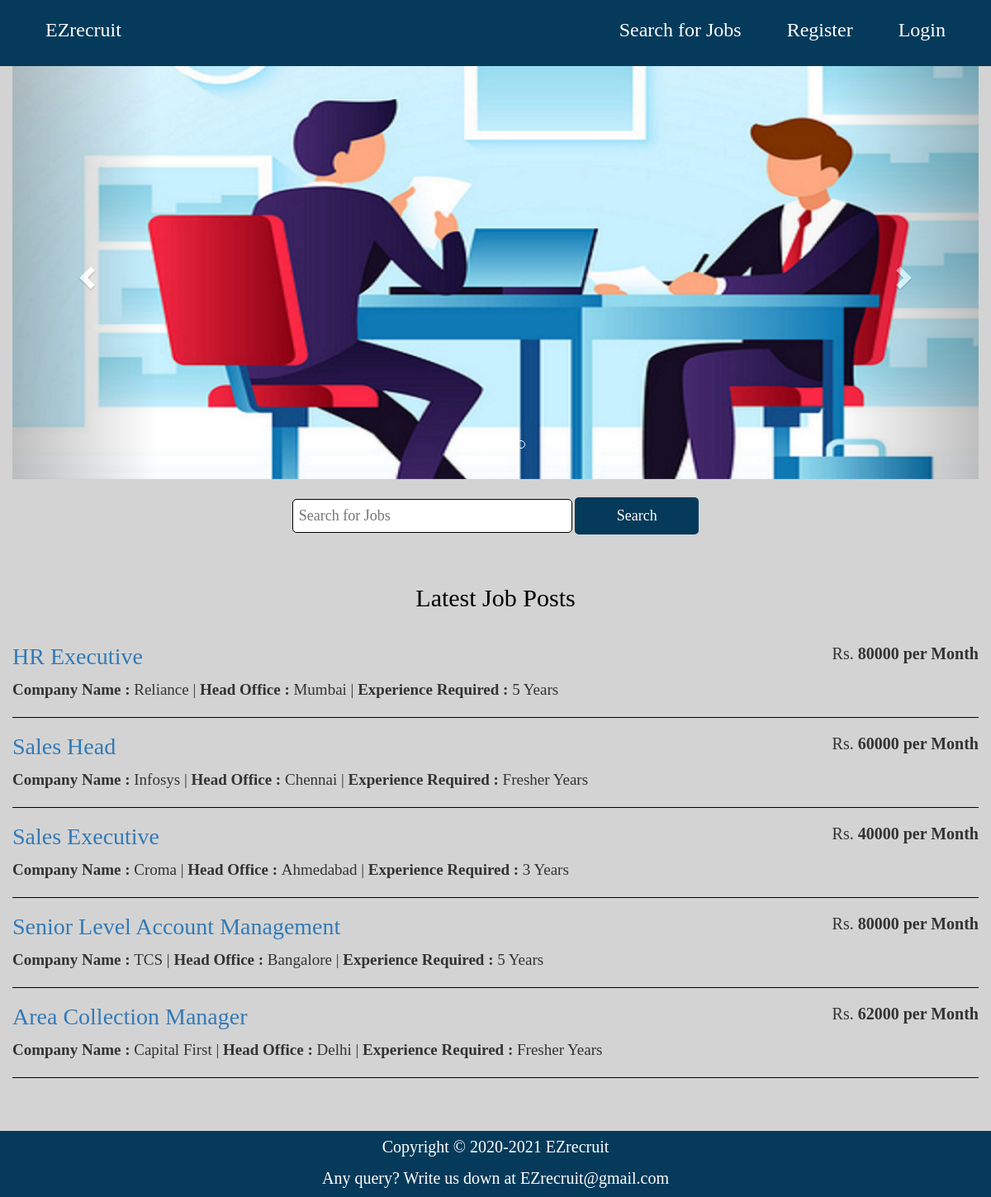
Before: / with the older database file.
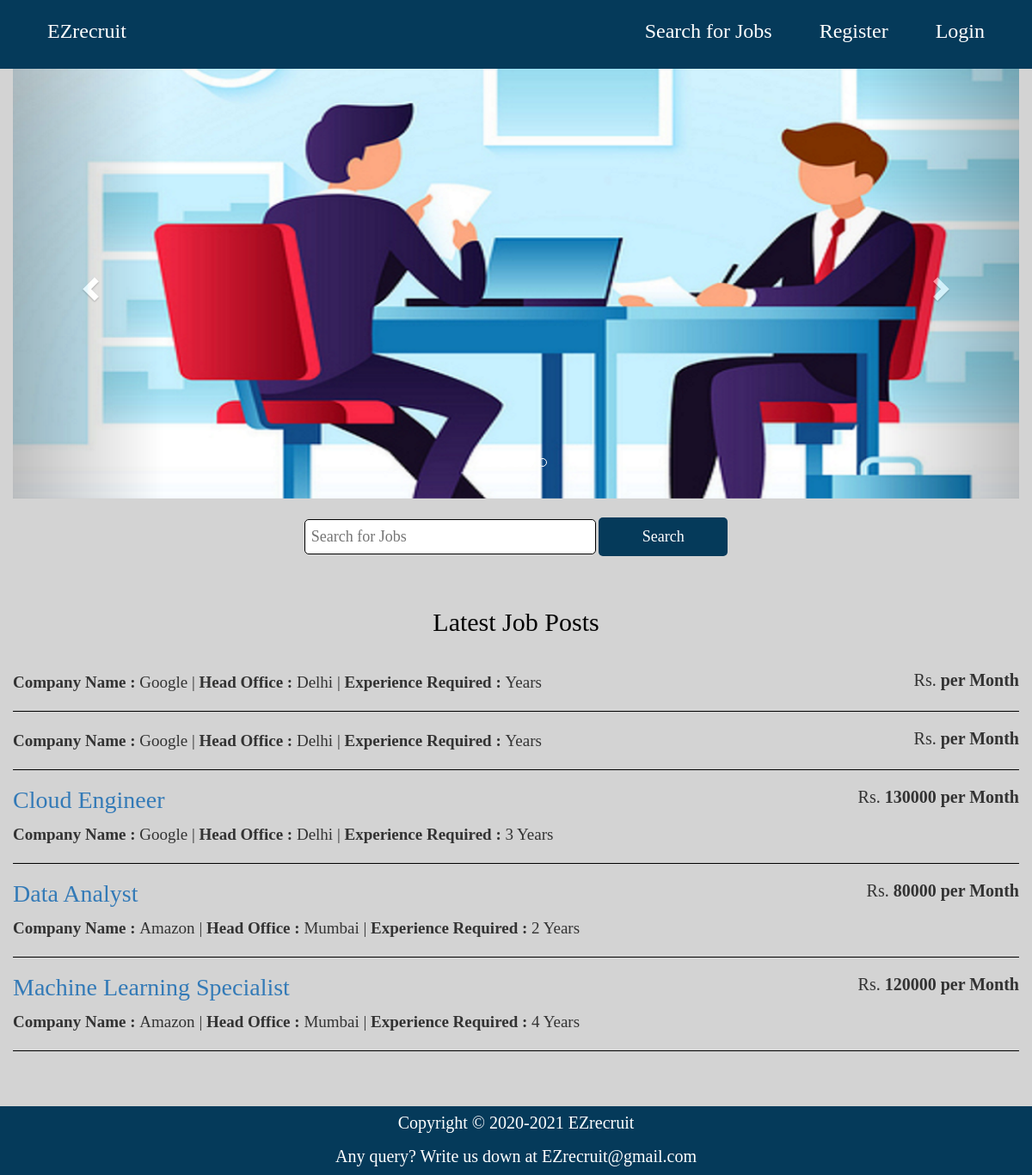
After: the same page with the newer database file.
### tables this page shows
CREATE TABLE `job_post` (
  `id_jobpost` int(11) NOT NULL,
  `id_company` int(11) NOT NULL,
  `jobtitle` varchar(255) NOT NULL,
  `description` text NOT NULL,
  `minimumsalary` varchar(255) NOT NULL,
  `maximumsalary` varchar(255) NOT NULL,
  `experience` varchar(255) NOT NULL,
  `qualification` varchar(255) NOT NULL,
  `createdAt` timestamp NOT NULL DEFAULT current_timestamp()
);

CREATE TABLE `company` (
  `id_company` int(11) NOT NULL,
  `companyname` varchar(255) NOT NULL,
  `headofficecity` varchar(255) NOT NULL,
  `contactno` varchar(255) NOT NULL,
  `website` varchar(255) NOT NULL,
  `companytype` varchar(255) NOT NULL,
  `email` varchar(255) NOT NULL,
  `password` varchar(255) NOT NULL,
  `createdAt` timestamp NOT NULL DEFAULT current_timestamp()
);

### index.php (the view, shortened to what this page needs)
<?php
require_once("db.php");
?>
<!DOCTYPE html>
<html lang="en">
  <head>
    <link rel="stylesheet" href="https://maxcdn.bootstrapcdn.com/bootstrap/3.3.7/css/bootstrap.min.css">
  </head>
  <body style="background-color: #D3D3D3">
  <font face="calibri">
<section>
  <div class="row">
  <header>
    <nav class="navbar-navbar default" style="margin-bottom: 0; height: 80px; background-color: #053a5a; border-color: transparent; padding-left: 40px ;padding-right: 40px ">
      <div class="container-fluid">
        <div class="navbar-header">
          <div class="mask flex-center rgba-blue-light">
          <a class="navbar-brand" style="font-size: 24px; color: white; line-height: 42px;" href="index.php">EZrecruit</a>
        </div>
    </div>
        <div class="collapse navbar-collapse" id="bs-example-navbar-collapse-1">
          <ul class="nav navbar-nav navbar-right">
          <?php
          if(isset($_SESSION['id_user']) && empty($_SESSION['companyLogged'])) {
            ?>
            <li style="padding-right: 25px;"><a href="user/dashboard.php" style="font-size: 24px; color:white; line-height: 42px;">Dashboard</a></li>
            <li style="padding-right: 25px;"><a href="logout.php" style="font-size: 24px; color: white; line-height: 42px;">Logout</a></li>
            <?php
            } else if(isset($_SESSION['id_user']) && isset($_SESSION['companyLogged'])){
            ?>
            <li style="padding-right: 25px;"><a href="company/dashboard.php" style="font-size: 24px; color: white; line-height: 42px;">Dashboard</a></li>
            <li style="padding-right: 25px;"><a href="logout.php" style="font-size: 24px; color:white; line-height: 42px;">Logout</a></li>
            <?php } else {
            ?>
            <li style="padding-right: 25px;"><a href="search.php" style="font-size: 24px; color: white; line-height: 42px;">Search for Jobs</a></li>
            <li style="padding-right: 25px;"><a href="mainregister.php" style="font-size: 24px; color: white; line-height: 42px;">Register</a></li>
            <li style="padding-right: -25px;"><a href="mainlogin.php" style="font-size: 24px; color: white; line-height: 42px;">Login</a></li>
          <?php } ?>
          </ul>
        </div>
    </nav>
  </header>
  </div>
  </section>
<section>
<div class="container" style="width: 100%; height: 20%">
  <div id="myCarousel" class="carousel slide" data-ride="carousel" data-interval="2000">
    <ol class="carousel-indicators">
      <li data-target="#myCarousel" data-slide-to="0" class="active"></li>
      <li data-target="#myCarousel" data-slide-to="1"></li>
      <li data-target="#myCarousel" data-slide-to="2"></li>
      <li data-target="#myCarousel" data-slide-to="3"></li>
      <li data-target="#myCarousel" data-slide-to="4"></li>
    </ol>
    <div class="carousel-inner">
      <div class="item">
        <img src="img/ezr2.png" alt="image2" style="width:100%;height:500px">
      </div>
    </div>
    <a class="left carousel-control" href="#myCarousel" data-slide="prev">
      <span class="glyphicon glyphicon-chevron-left"></span>
    </a>
    <a class="right carousel-control" href="#myCarousel" data-slide="next">
      <span class="glyphicon glyphicon-chevron-right"></span>
    </a>
  </div>
</div>
</section>
  <br>
  <div align="center">
    <form action ="" method = "post">
      <input style="font-size: 18px; color: black; padding: 7px; border: 1px solid black; border-radius: 5px;" name="search" type="text" size="30" placeholder="Search for Jobs"/>
      <input type="submit" style="font-size: 18px; color: white; background-color: #053a5a; border-color: transparent; border-radius: 5px; width: 150px; height: 45px;" value="Search" />
    </form>
    <br>
  <br>
  </div>
  <section>
    <div class="container">
      <div class="row">
        <h2 class="text-center" style="color: black; font-size: 30px;">Latest Job Posts</h2>
        <br>
        <?php
        $sql = "SELECT * FROM job_post ORDER BY id_jobpost DESC limit 5";
        $result = $conn->query($sql);
        if($result->num_rows > 0) {
        while($row = $result->fetch_assoc())
        {
        $sql1 = "SELECT * FROM company WHERE id_company='$row[id_company]'";
        $result1 = $conn->query($sql1);
        if($result1->num_rows > 0) {
        while($row1 = $result1->fetch_assoc())
        {
        ?>
        <div align="left">
        <h4 style="font-size: 28px;"><a href="apply-job-post.php?id=<?php echo $row['id_jobpost']; ?>"><?php echo $row['jobtitle']; ?></a><span class="pull-right" style="font-size: 20px;">Rs. <strong><?php echo $row['maximumsalary']; ?> per Month</span></strong></h4>
        <div style="font-size: 19px;">
        <div><strong>Company Name : </strong><?php echo $row1['companyname']; ?> | <strong>Head Office : </strong><?php echo $row1['headofficecity']; ?> | <strong>Experience Required : </strong><?php echo $row['experience']; ?> Years</div>
        </div>
        <hr style="border-color:black;">
        </div>
        <?php
        }
        }
        }
        }
        ?>
      </div>
    </div>
  </section>
  <br><br>
  <div class="footer" style="background-color: #053a5a; height: 80px ;bottom: 0;width: 100%;left: 0;padding-top: 5px;padding-bottom: 5px">
    <p style="color:white;font-size: 20px;text-align: center;">
      Copyright &copy; 2020-2021 <a href="index.php" style="color:white;">EZrecruit </a>
    </p>
    <p style="color:white; font-size: 20px; text-align: center;">
      Any query? Write us down at <a href ="https://mail.google.com/mail/u/0/#inbox?compose=new" target="_blank" style="color:white;">EZrecruit@gmail.com </a>
    </p>
  </div>
  </body>
</html>

Changed rows visible on the page:
removed job_post: jobtitle "HR Executive", maximumsalary "80000", experience "5"
removed company: companyname "Reliance", headofficecity "Mumbai"
removed job_post: jobtitle "Sales Head", maximumsalary "60000", experience "Fresher"
removed company: companyname "Infosys", headofficecity "Chennai"
removed job_post: jobtitle "Sales Executive", maximumsalary "40000", experience "3"
removed company: companyname "Croma", headofficecity "Ahmedabad"
removed job_post: jobtitle "Senior Level Account Management", maximumsalary "80000", experience "5"
removed company: companyname "TCS", headofficecity "Bangalore"
removed job_post: jobtitle "Area Collection Manager", maximumsalary "62000", experience "Fresher"
removed company: companyname "Capital First", headofficecity "Delhi"
added company: companyname "Google", headofficecity "Delhi"
added job_post: jobtitle "Cloud Engineer", maximumsalary "130000", experience "3"
added job_post: jobtitle "Data Analyst", maximumsalary "80000", experience "2"
added company: companyname "Amazon", headofficecity "Mumbai"
added job_post: jobtitle "Machine Learning Specialist", maximumsalary "120000", experience "4"
